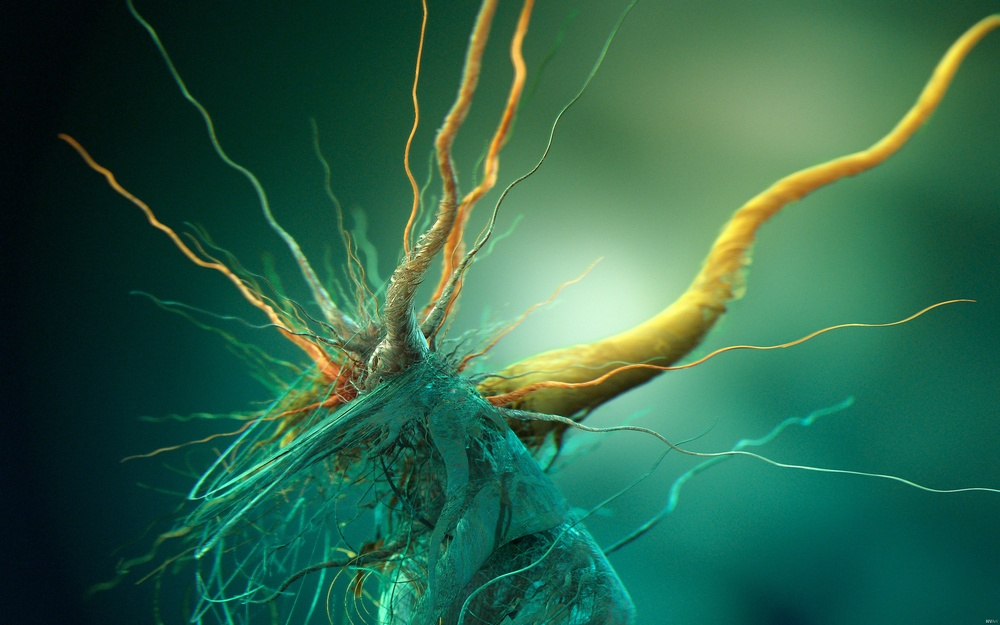
//> input picture cpp/cuda/src/nvida_samples/common/data/Growth_of_cubic_bacteria_25x16.jpg, 1000 x 625 px, shrunk from 2560 x 1600 before the run
$ ./CornerSubPixelesDetector ../../../cuda/src/nvida_samples/common/data/Growth_of_cubic_bacteria_25x16.jpg   (built with g++ and OpenCV 4)
//> lines starting //> are read from the running program, lines starting //| are printed output that depends on the picture; after the words box and inside, x2 and y2 are one past the last pixel; in counts of white or black regions, pixels touching at a corner belong together
#include <stdio.h>
#include <stdlib.h>
#include <iostream>

#include <opencv2/highgui/highgui.hpp>
#include <opencv2/imgproc/imgproc.hpp>

using namespace cv;
using namespace std;

Mat src, src_gray;
int maxCorners = 10;
int maxTrackbar = 25;

RNG rng(12345);
char* source_window = "Image";

void goodFeaturesToTrack_Demo( int, void* );

int main( int argc, char** argv )
{
    src = imread( argv[1], 1 );
//> src is the input picture: 625 rows x 1000 cols, CV_8UC3; mean B, G, R 74.3, 100.3, 45.6
    cvtColor( src, src_gray, CV_BGR2GRAY );
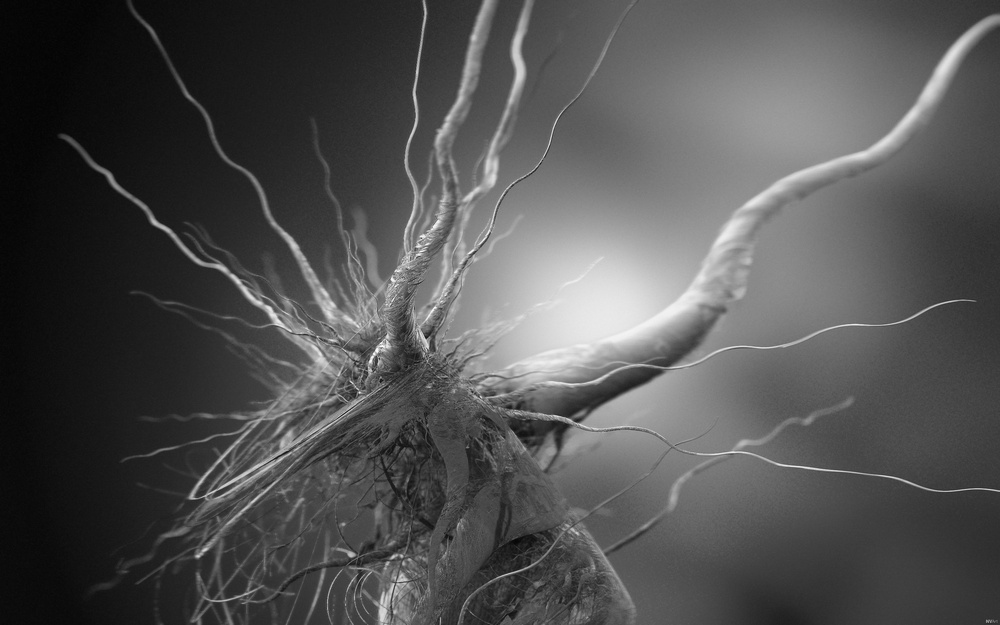
//> src_gray: 625 rows x 1000 cols, CV_8UC1; min 3, max 251, mean 81

    namedWindow( source_window, CV_WINDOW_AUTOSIZE );

    createTrackbar( "Max corners: ", source_window, &maxCorners, maxTrackbar, goodFeaturesToTrack_Demo);

    imshow( source_window, src );

    goodFeaturesToTrack_Demo( 0, 0 );

    waitKey(0);
    return 0;
}


void goodFeaturesToTrack_Demo( int, void* )
{
    if ( maxCorners < 1 ) { maxCorners = 1; }

    vector<Point2f> corners;
    double qualityLevel = 0.01;
    double minDistance = 10;
    int blockSize = 3;
    bool useHarrisDetector = false;
    double k = 0.04;

    Mat copy;
    copy = src.clone();

    goodFeaturesToTrack(
        src_gray,
        corners,
        maxCorners,
        qualityLevel,
        minDistance,
        Mat(),
        blockSize,
        useHarrisDetector,
        k
    );
//> corners = 10 Points (x, y): [426, 337], [358, 392], [397, 582], [416, 246], [402, 556], [427, 348], [986, 621], [196, 556], [367, 370], [395, 271]

    // draw corners detected
    cout << "** Number of corneres detected: " << corners.size() << endl;
//| ** Number of corneres detected: 10
    int r = 4;
    for ( int i = 0; i < corners.size(); i++ )
    {
        circle( copy, corners[i], r, Scalar( rng.uniform(0, 255), rng.uniform(0, 255), rng.uniform(0, 255)), -1, 8, 0);
    }
//> this loop made 10 passes
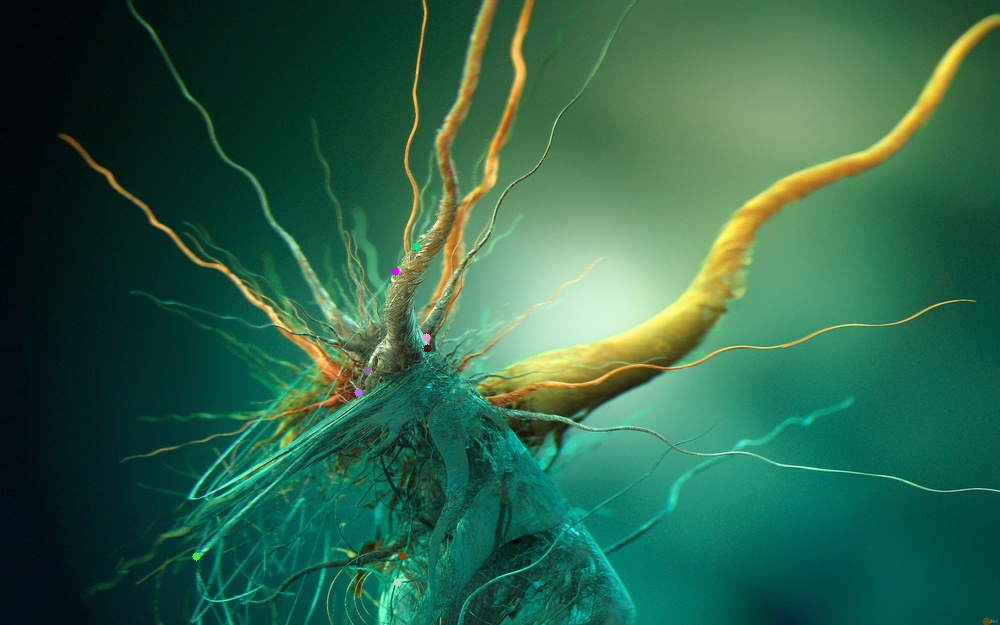
//> copy: 625 rows x 1000 cols, CV_8UC3; 0.08% of pixels changed, all inside (x1, y1, x2, y2) = (192, 242, 991, 625)

    namedWindow( source_window, CV_WINDOW_AUTOSIZE );
    imshow( source_window, copy );

    Size winSize = Size( 5, 5 );
    Size zeroZone = Size( -1, -1 );
    TermCriteria criteria = TermCriteria( CV_TERMCRIT_EPS + CV_TERMCRIT_ITER, 40, 0.001 );

    // calculate the refined corner locations
    cornerSubPix( src_gray, corners, winSize, zeroZone, criteria );
//> corners = 10 Points (x, y): [426.2, 339.7], [358.9, 391.8], [395.3, 582.5], [416, 246], [403.1, 557.5], [427, 348], [986.1, 620.9], [195.5, 557.7], [369.7, 371.9], [393.8, 271.3]

    for (int i = 0; i < corners.size(); i++ )
    {
        cout << "-- Refined Corner [" << i << "] (" << corners[i].x << "," << corners[i].y << ")" << endl;
    }
}

$ run again, on cpp/cuda/src/nvida_samples/common/data/flower.ppm
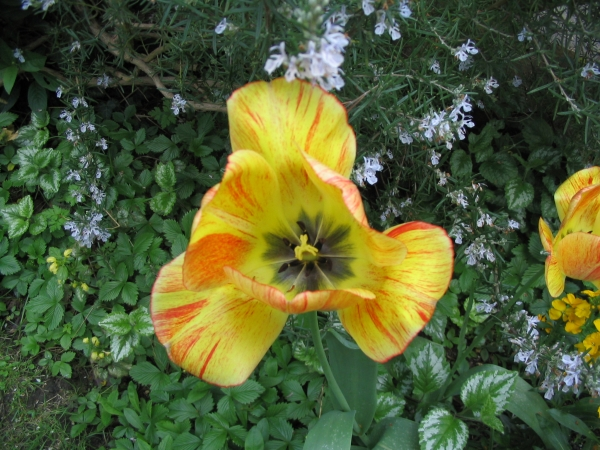
//> input picture cpp/cuda/src/nvida_samples/common/data/flower.ppm, 600 x 450 px
//> src is the input picture: 450 rows x 600 cols, CV_8UC3; mean B, G, R 52.7, 94.5, 83.8
//> `cvtColor( src, src_gray, CV_BGR2GRAY );`:
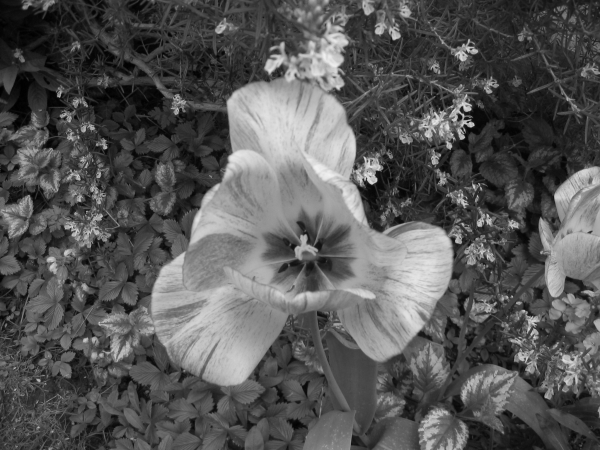
//> src_gray: 450 rows x 600 cols, CV_8UC1; min 0, max 241, mean 86.5
//> in goodFeaturesToTrack_Demo, `goodFeaturesToTrack( src_gray, corners, maxCorners, qualityLevel, minD..`: corners = 10 Points (x, y): [462, 106], [464, 125], [376, 171], [59, 96], [464, 137], [463, 44], [106, 147], [79, 179], [366, 180], [80, 200]
//| ** Number of corneres detected: 10
//> the loop in goodFeaturesToTrack_Demo, `for ( int i = 0; i < corners.size(); i++ )` made 10 passes
//> after the loop in goodFeaturesToTrack_Demo, `for ( int i = 0; i < corners.size(); i++ )`:
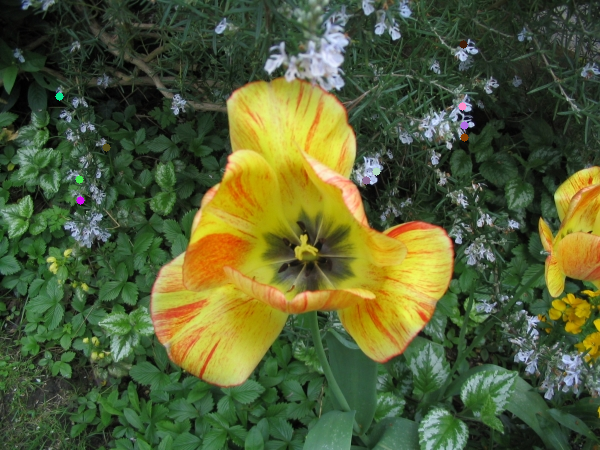
//> copy: 450 rows x 600 cols, CV_8UC3; 0.18% of pixels changed, all inside (x1, y1, x2, y2) = (55, 40, 469, 205)
//> in goodFeaturesToTrack_Demo, `cornerSubPix( src_gray, corners, winSize, zeroZone, criteria );`: corners = 10 Points (x, y): [463.4, 102.5], [461.4, 120.1], [375.3, 170.4], [58.02, 97.55], [464.4, 138.3], [465.6, 44.33], [105.7, 148.8], [79.69, 180.5], [363.4, 178], [79.51, 201.6]
//> the loop in goodFeaturesToTrack_Demo, `for (int i = 0; i < corners.size(); i++ )` made 10 passes
//| -- Refined Corner [0] (463.354,102.482)
//| -- Refined Corner [1] (461.349,120.105)
//| -- Refined Corner [2] (375.281,170.447)
//| -- Refined Corner [3] (58.02,97.5521)
//| -- Refined Corner [4] (464.359,138.327)
//> (output is shown up to pass 5 of 10)

$ run again, on cpp/cuda/src/nvida_samples/common/data/person.ppm
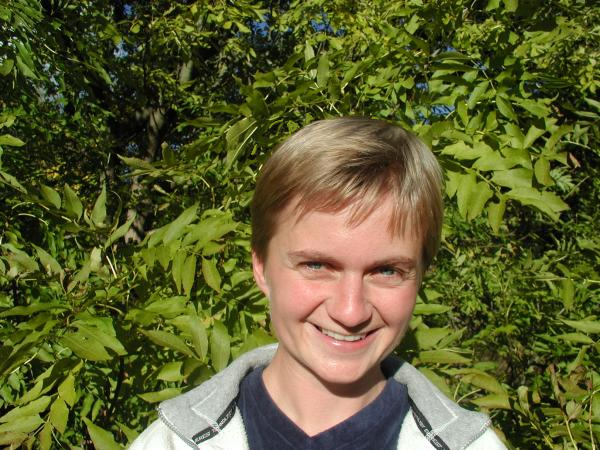
//> input picture cpp/cuda/src/nvida_samples/common/data/person.ppm, 600 x 450 px
//> src is the input picture: 450 rows x 600 cols, CV_8UC3; mean B, G, R 47.4, 94.7, 92.8
//> `cvtColor( src, src_gray, CV_BGR2GRAY );`:
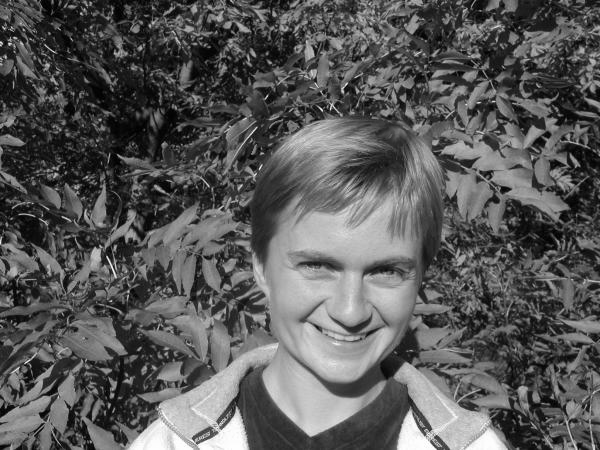
//> src_gray: 450 rows x 600 cols, CV_8UC1; min 0, max 255, mean 88.8
//> in goodFeaturesToTrack_Demo, `goodFeaturesToTrack( src_gray, corners, maxCorners, qualityLevel, minD..`: corners = 10 Points (x, y): [9, 44], [80, 13], [115, 277], [100, 119], [57, 169], [322, 111], [111, 301], [90, 2], [106, 255], [95, 247]
//| ** Number of corneres detected: 10
//> the loop in goodFeaturesToTrack_Demo, `for ( int i = 0; i < corners.size(); i++ )` made 10 passes
//> after the loop in goodFeaturesToTrack_Demo, `for ( int i = 0; i < corners.size(); i++ )`:
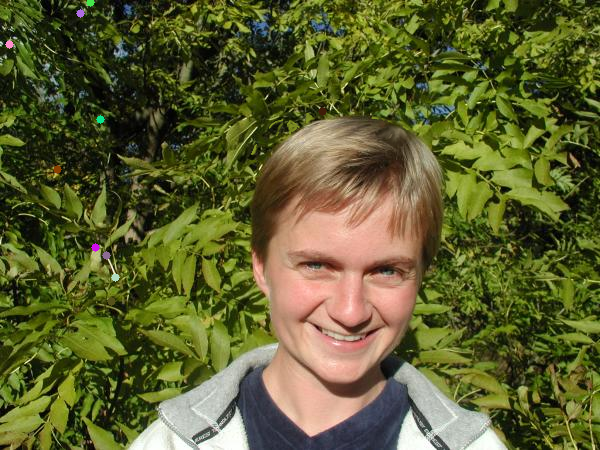
//> copy: 450 rows x 600 cols, CV_8UC3; 0.18% of pixels changed, all inside (x1, y1, x2, y2) = (5, 0, 327, 306)
//> in goodFeaturesToTrack_Demo, `cornerSubPix( src_gray, corners, winSize, zeroZone, criteria );`: corners = 10 Points (x, y): [8.37, 42.79], [82.96, 10.06], [117.2, 278.1], [100.1, 119.8], [56.48, 170.6], [321.6, 109.8], [107.9, 304.2], [90, 2], [106, 255], [95, 247]
//> the loop in goodFeaturesToTrack_Demo, `for (int i = 0; i < corners.size(); i++ )` made 10 passes
//| -- Refined Corner [0] (8.36998,42.7873)
//| -- Refined Corner [1] (82.9599,10.0617)
//| -- Refined Corner [2] (117.212,278.153)
//| -- Refined Corner [3] (100.142,119.83)
//| -- Refined Corner [4] (56.478,170.625)
//> (output is shown up to pass 5 of 10)
